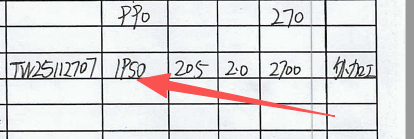
#> input picture 文档/提案/1.png, 414 x 139 px
$ python -i preprocessor.py   (imports and definitions only)
#> lines starting #> are read from the running program, lines starting #| are printed output that depends on the picture; after the words box and inside, x2 and y2 are one past the last pixel; in counts of white or black regions, pixels touching at a corner belong together
"""PDF → 图像转换与图像预处理（去噪、纠偏、对比度增强、锐化）。"""

from __future__ import annotations

from pathlib import Path
from typing import List

import cv2
import fitz  # pymupdf
import numpy as np
from loguru import logger


class Preprocessor:
    """将 PDF 转换为图像并应用预处理步骤。"""

    def __init__(self, dpi: int = 300):
        self.dpi = dpi

    # ------------------------------------------------------------------
    # 公开 API
    # ------------------------------------------------------------------

    def pdf_to_images(self, pdf_path: Path) -> List[np.ndarray]:
        """将 PDF 的每一页转换为 BGR numpy 数组。"""
        if not pdf_path.exists():
            raise FileNotFoundError(f"PDF not found: {pdf_path}")

        images: List[np.ndarray] = []
        doc = fitz.open(str(pdf_path))
        zoom = self.dpi / 72.0
        matrix = fitz.Matrix(zoom, zoom)

        for page_num in range(len(doc)):
            page = doc[page_num]
            pix = page.get_pixmap(matrix=matrix)
            img = np.frombuffer(pix.samples, dtype=np.uint8).reshape(
                pix.h, pix.w, pix.n
            )
            # 转换 RGB → BGR 以兼容 OpenCV
            if pix.n == 4:  # RGBA
                img = cv2.cvtColor(img, cv2.COLOR_RGBA2BGR)
            elif pix.n == 3:  # RGB
                img = cv2.cvtColor(img, cv2.COLOR_RGB2BGR)
            images.append(img)
            logger.debug(f"Page {page_num + 1}: {pix.w}x{pix.h}")

        doc.close()
        logger.info(f"Converted {pdf_path.name}: {len(images)} page(s)")
        return images

    def preprocess(self, image: np.ndarray) -> np.ndarray:
        """对单张图像应用完整的预处理流程。"""
        img = self._denoise(image)
        img = self._deskew(img)
        img = self._enhance_contrast(img)
        img = self._sharpen(img)
        return img

    # ------------------------------------------------------------------
    # 内部辅助方法
    # ------------------------------------------------------------------

    @staticmethod
    def _denoise(image: np.ndarray) -> np.ndarray:
        """使用非局部均值去噪去除噪点。"""
        return cv2.fastNlMeansDenoisingColored(image, None, 10, 10, 7, 21)
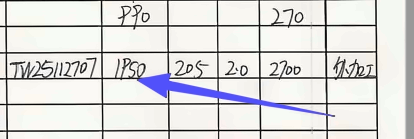
#> returned value: shape (139, 414, 3); mean of channels 0, 1, 2 218.2, 218.5, 219.1; drawn as B, G, R

    @staticmethod
    def _deskew(image: np.ndarray) -> np.ndarray:
        """使用霍夫线检测纠正轻微旋转。"""
        gray = cv2.cvtColor(image, cv2.COLOR_BGR2GRAY)
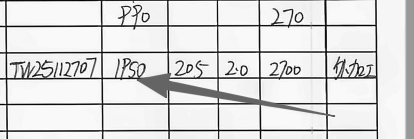
#> gray: shape (139, 414); min 0, max 254, mean 218.6
        edges = cv2.Canny(gray, 50, 150, apertureSize=3)
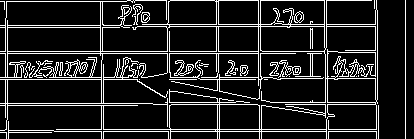
#> edges: shape (139, 414); 13.5% white in thin lines or dots
        lines = cv2.HoughLinesP(edges, 1, np.pi / 180, threshold=100,
                                minLineLength=image.shape[1] // 4, maxLineGap=10)
#> lines = 17 rows, first 6: [0, 51, 337, 51], [0, 53, 295, 53], [54, 131, 378, 131], [56, 129, 378, 129], [137, 26, 377, 26], [127, 0, 376, 0]
        if lines is None:
            return image

        angles = []
        for line in lines:
            x1, y1, x2, y2 = line[0]
            angle = np.degrees(np.arctan2(y2 - y1, x2 - x1))
            if abs(angle) < 15:  # 只考虑接近水平的线
                angles.append(angle)
#> this loop made 17 passes
#> (x1, y1, x2, y2, angle) on passes 1 to 12: (0, 51, 337, 51, 0), (0, 53, 295, 53, 0), (54, 131, 378, 131, 0), (56, 129, 378, 129, 0), (137, 26, 377, 26, 0), (127, 0, 376, 0, 0), (170, 77, 278, 77, 0), (169, 79, 280, 79, 0), (120, 24, 377, 24, 0), (153, 104, 257, 104, 0), (0, 1, 134, 1, 0), (0, 103, 152, 103, 0)
#> after the loop, angles = [0, 0, 0, 0, 0, 0, 0, 0, 0, 0, 0, 0, 0, 0, 0, 0]

        if not angles:
            return image

        median_angle = float(np.median(angles))
#> median_angle = 0
        if abs(median_angle) < 0.3:  # 几乎正直则跳过
            return image

        logger.debug(f"Deskew angle: {median_angle:.2f}°")
        h, w = image.shape[:2]
        center = (w // 2, h // 2)
        rotation_matrix = cv2.getRotationMatrix2D(center, median_angle, 1.0)
        rotated = cv2.warpAffine(image, rotation_matrix, (w, h),
                                 flags=cv2.INTER_CUBIC,
                                 borderMode=cv2.BORDER_REPLICATE)
        return rotated

    @staticmethod
    def _enhance_contrast(image: np.ndarray) -> np.ndarray:
        """在 LAB 色彩空间的 L 通道上使用 CLAHE 增强对比度。"""
        lab = cv2.cvtColor(image, cv2.COLOR_BGR2LAB)
#> lab: shape (139, 414, 3); mean of channels 0, 1, 2 221, 128.7, 128.1
        l_channel, a, b = cv2.split(lab)
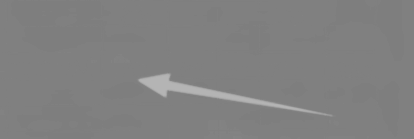
#> a: shape (139, 414); min 126, max 180, mean 128.7
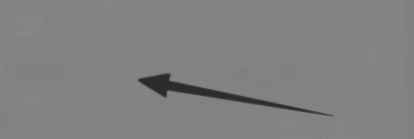
#> b: shape (139, 414); min 44, max 135, mean 128.1
        clahe = cv2.createCLAHE(clipLimit=2.0, tileGridSize=(8, 8))
        l_enhanced = clahe.apply(l_channel)
        enhanced = cv2.merge([l_enhanced, a, b])
#> enhanced: shape (139, 414, 3); mean of channels 0, 1, 2 216.9, 128.7, 128.1
        return cv2.cvtColor(enhanced, cv2.COLOR_LAB2BGR)

    @staticmethod
    def _sharpen(image: np.ndarray) -> np.ndarray:
        """轻度锐化以提高 VLM 对手写文字的识别清晰度。"""
        kernel = np.array([
            [0, -0.5, 0],
            [-0.5, 3, -0.5],
            [0, -0.5, 0],
        ], dtype=np.float32)
        return cv2.filter2D(image, -1, kernel)
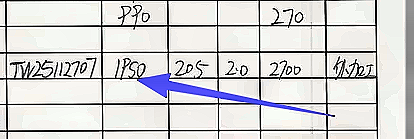
#> returned value: shape (139, 414, 3); mean of channels 0, 1, 2 212.7, 212.3, 213; drawn as B, G, R

>>> import cv2
>>> picture = cv2.cvtColor(cv2.imread('../../../文档/提案/1.png'), cv2.COLOR_BGR2RGB)
>>> result = Preprocessor().preprocess(picture)

$ run again, on 文档/提案/3.png
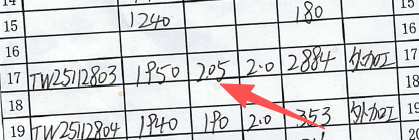
#> input picture 文档/提案/3.png, 419 x 140 px
#> in _deskew, `edges = cv2.Canny(gray, 50, 150, apertureSize=3)`:
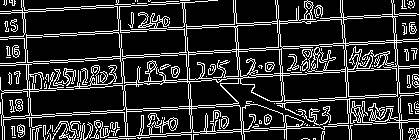
#> edges: shape (140, 419); 17.4% white in thin lines or dots
#> lines = 34 rows, first 6: [9, 36, 287, 21], [273, 75, 418, 67], [16, 62, 125, 56], [1, 116, 232, 104], [1, 93, 187, 80], [166, 133, 352, 123]
#> the loop in _deskew, `for line in lines:` made 34 passes
#> (x1, y1, x2, y2, angle) on passes 1 to 8: (9, 36, 287, 21, -3.09), (273, 75, 418, 67, -3.16), (16, 62, 125, 56, -3.15), (1, 116, 232, 104, -2.97), (1, 93, 187, 80, -4), (166, 133, 352, 123, -3.08), (13, 65, 198, 53, -3.71), (26, 37, 287, 23, -3.07)
#> after the loop in _deskew, `for line in lines:`: angles = 32 values, max -0.996 at index 24, min -7 at index 27, mean -3.39
#> median_angle = -3.14
#> rotation_matrix = [[0.998, -0.0548, 4.15], [0.0548, 0.998, -11.36]]
#> lab: shape (140, 419, 3); mean of channels 0, 1, 2 215.6, 128.4, 128.6
#> enhanced: shape (140, 419, 3); mean of channels 0, 1, 2 205.5, 128.4, 128.6
#> in _sharpen, `return cv2.filter2D(image, -1, kernel)`:
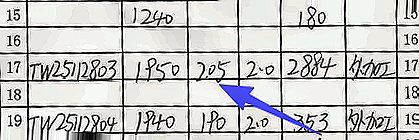
#> returned value: shape (140, 419, 3); mean of channels 0, 1, 2 198.2, 199, 199.6; drawn as B, G, R

$ run again, on 文档/提案/4.png
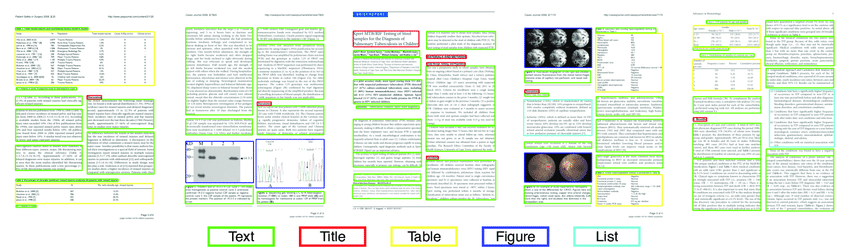
#> input picture 文档/提案/4.png, 850 x 249 px
#> in _deskew, `edges = cv2.Canny(gray, 50, 150, apertureSize=3)`:
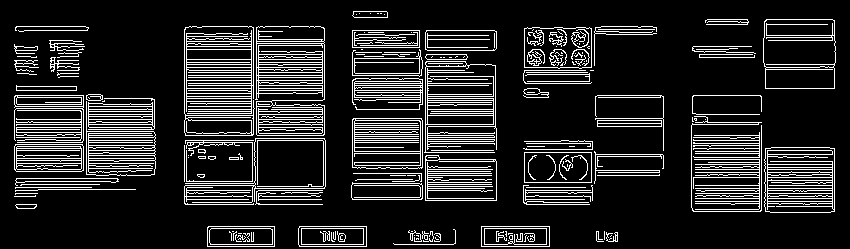
#> edges: shape (249, 850); 14.7% white in thin lines or dots
#> lines = None
#> lab: shape (249, 850, 3); mean of channels 0, 1, 2 237.4, 123.9, 130.9
#> enhanced: shape (249, 850, 3); mean of channels 0, 1, 2 225.4, 123.9, 130.9
#> in _sharpen, `return cv2.filter2D(image, -1, kernel)`:
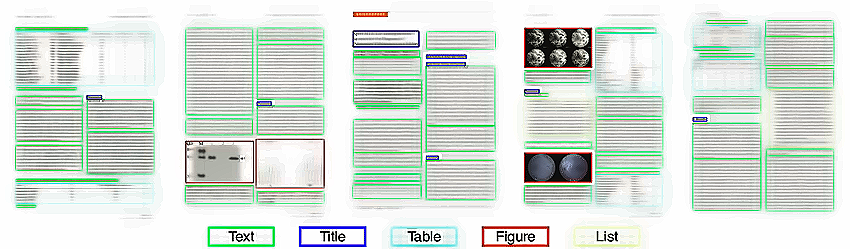
#> returned value: shape (249, 850, 3); mean of channels 0, 1, 2 215.8, 223.2, 214.2; drawn as B, G, R
